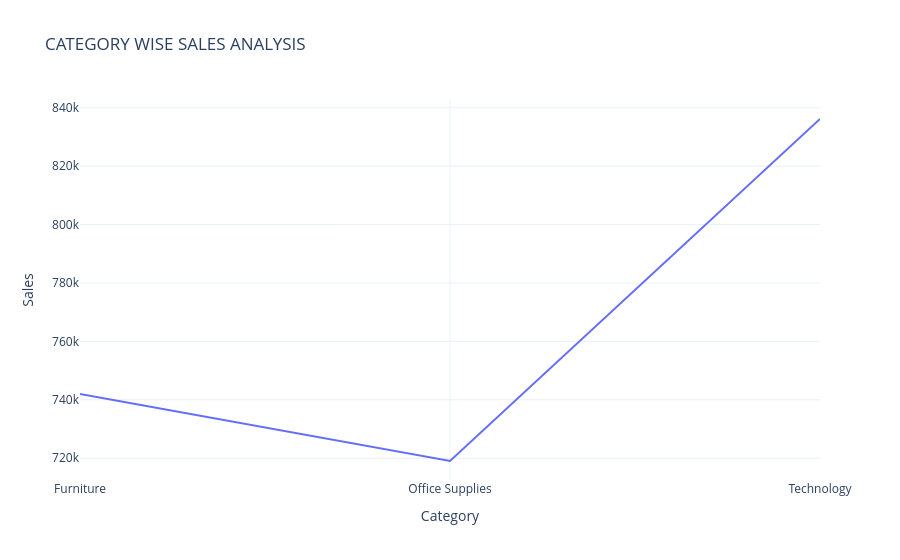

Notebook code cell kept with this figure:
### Code cell
Sales_by_category=data.groupby('Category')['Sales'].sum().reset_index()
fig=px.line(Sales_by_category,
            x='Category',
            y='Sales',
            title='CATEGORY WISE SALES ANALYSIS')
fig.show()

### Figure 1 — Plotly figure (JSON) as saved in the notebook; plotly's stock layout.template omitted (floating-point values rounded to 4 significant figures)
{"data": [{"hovertemplate": "Category=%{x}<br>Sales=%{y}<extra></extra>", "legendgroup": "", "line": {"color": "#636efa", "dash": "solid"}, "marker": {"symbol": "circle"}, "mode": "lines", "name": "", "orientation": "v", "showlegend": false, "type": "scatter", "x": ["Furniture", "Office Supplies", "Technology"], "xaxis": "x", "y": [742000.0, 719000.0, 836200.0], "yaxis": "y"}], "layout": {"legend": {"tracegroupgap": 0}, "title": {"text": "CATEGORY WISE SALES ANALYSIS"}, "xaxis": {"anchor": "y", "domain": [0, 1], "title": {"text": "Category"}}, "yaxis": {"anchor": "x", "domain": [0, 1], "title": {"text": "Sales"}}}}
